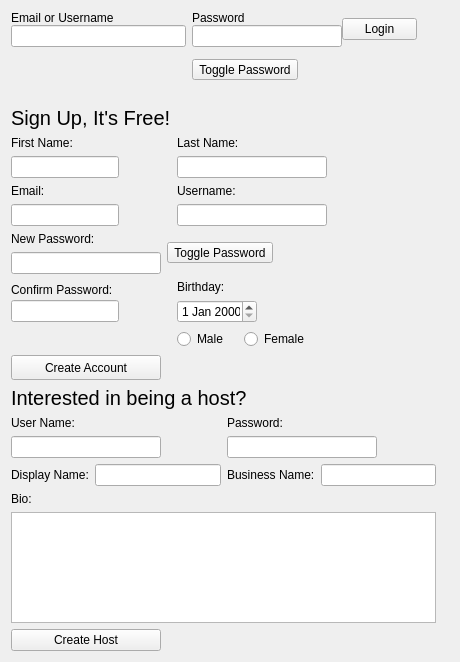
             <widget class="QWidget" name="tab_2">
              <attribute name="title">
               <string>Login or Sign Up</string>
              </attribute>
              <layout class="QGridLayout" name="gridLayout_3">
               <item row="0" column="0">
                <layout class="QGridLayout" name="gridLayout_2" columnstretch="0,30">
                 <property name="sizeConstraint">
                  <enum>QLayout::SetDefaultConstraint</enum>
                 </property>
                 <property name="rightMargin">
                  <number>0</number>
                 </property>
                 <item row="0" column="0">
                  <layout class="QFormLayout" name="formLayout_2">
                   <property name="verticalSpacing">
                    <number>12</number>
                   </property>
                   <item row="0" column="0">
                    <layout class="QVBoxLayout" name="verticalLayout_5">
                     <item>
                      <widget class="QLabel" name="LEmail">
                       <property name="text">
                        <string>Email or Username</string>
                       </property>
                      </widget>
                     </item>
                     <item>
                      <widget class="QLineEdit" name="usrName">
                       <property name="minimumSize">
                        <size>
                         <width>175</width>
                         <height>0</height>
                        </size>
                       </property>
                       <property name="maximumSize">
                        <size>
                         <width>200</width>
                         <height>35</height>
                        </size>
                       </property>
                      </widget>
                     </item>
                    </layout>
                   </item>
                   <item row="0" column="1">
                    <layout class="QHBoxLayout" name="horizontalLayout_3">
                     <item>
                      <layout class="QVBoxLayout" name="verticalLayout_6">
                       <item>
                        <widget class="QLabel" name="LPass">
                         <property name="text">
                          <string>Password</string>
                         </property>
                        </widget>
                       </item>
                       <item>
                        <widget class="QLineEdit" name="password">
                         <property name="minimumSize">
                          <size>
                           <width>150</width>
                           <height>0</height>
                          </size>
                         </property>
                         <property name="maximumSize">
                          <size>
                           <width>100</width>
                           <height>35</height>
                          </size>
                         </property>
                         <property name="echoMode">
                          <enum>QLineEdit::Password</enum>
                         </property>
                        </widget>
                       </item>
                      </layout>
                     </item>
                     <item>
                      <widget class="QPushButton" name="Login">
                       <property name="minimumSize">
                        <size>
                         <width>75</width>
                         <height>0</height>
                        </size>
                       </property>
                       <property name="maximumSize">
                        <size>
                         <width>75</width>
                         <height>16777215</height>
                        </size>
                       </property>
                       <property name="text">
                        <string>Login</string>
                       </property>
                      </widget>
                     </item>
                    </layout>
                   </item>
                   <item row="1" column="1">
                    <widget class="QToolButton" name="togglePassword">
                     <property name="text">
                      <string>Toggle Password</string>
                     </property>
                    </widget>
                   </item>
                  </layout>
                 </item>
                 <item row="3" column="0">
                  <layout class="QVBoxLayout" name="verticalLayout_21">
                   <item>
                    <widget class="QLabel" name="bio">
                     <property name="text">
                      <string>Bio:</string>
                     </property>
                    </widget>
                   </item>
                   <item>
                    <widget class="QTextEdit" name="hostBio">
                     <property name="minimumSize">
                      <size>
                       <width>425</width>
                       <height>111</height>
                      </size>
                     </property>
                     <property name="maximumSize">
                      <size>
                       <width>425</width>
                       <height>111</height>
                      </size>
                     </property>
                    </widget>
                   </item>
                   <item>
                    <widget class="QPushButton" name="createHost">
                     <property name="maximumSize">
                      <size>
                       <width>150</width>
                       <height>25</height>
                      </size>
                     </property>
                     <property name="text">
                      <string>Create Host</string>
                     </property>
                    </widget>
                   </item>
                  </layout>
                 </item>
                 <item row="1" column="1">
                  <widget class="QLabel" name="socialNet">
                   <property name="minimumSize">
                    <size>
                     <width>0</width>
                     <height>0</height>
                    </size>
                   </property>
                   <property name="layoutDirection">
                    <enum>Qt::RightToLeft</enum>
                   </property>
                   <property name="autoFillBackground">
                    <bool>false</bool>
                   </property>
                   <property name="text">
                    <string/>
                   </property>
                   <property name="pixmap">
                    <pixmap resource="../mobile-app/utilities.qrc">:/Utilities/social.jpg</pixmap>
                   </property>
                   <property name="alignment">
                    <set>Qt::AlignCenter</set>
                   </property>
                   <property name="margin">
                    <number>0</number>
                   </property>
                   <property name="indent">
                    <number>-1</number>
                   </property>
                  </widget>
                 </item>
                 <item row="1" column="0">
                  <layout class="QVBoxLayout" name="verticalLayout_22">
                   <property name="spacing">
                    <number>0</number>
                   </property>
                   <property name="rightMargin">
                    <number>0</number>
                   </property>
                   <item>
                    <layout class="QFormLayout" name="formLayout">
                     <property name="horizontalSpacing">
                      <number>6</number>
                     </property>
                     <property name="verticalSpacing">
                      <number>6</number>
                     </property>
                     <property name="topMargin">
                      <number>20</number>
                     </property>
                     <property name="bottomMargin">
                      <number>0</number>
                     </property>
                     <item row="0" column="0">
                      <widget class="QLabel" name="signUpFee">
                       <property name="font">
                        <font>
                         <pointsize>15</pointsize>
                        </font>
                       </property>
                       <property name="text">
                        <string>Sign Up, It's Free!</string>
                       </property>
                       <property name="scaledContents">
                        <bool>false</bool>
                       </property>
                      </widget>
                     </item>
                     <item row="1" column="0">
                      <layout class="QVBoxLayout" name="verticalLayout_7">
                       <item>
                        <widget class="QLabel" name="SUFName">
                         <property name="text">
                          <string>First Name:</string>
                         </property>
                        </widget>
                       </item>
                       <item>
                        <widget class="QLineEdit" name="lineEdit_FN">
                         <property name="maximumSize">
                          <size>
                           <width>150</width>
                           <height>16777215</height>
                          </size>
                         </property>
                        </widget>
                       </item>
                      </layout>
                     </item>
                     <item row="1" column="1">
                      <layout class="QVBoxLayout" name="verticalLayout_8">
                       <item>
                        <widget class="QLabel" name="SULName">
                         <property name="text">
                          <string>Last Name:</string>
                         </property>
                        </widget>
                       </item>
                       <item>
                        <widget class="QLineEdit" name="lineEdit_LN">
                         <property name="maximumSize">
                          <size>
                           <width>150</width>
                           <height>16777215</height>
                          </size>
                         </property>
                        </widget>
                       </item>
                      </layout>
                     </item>
                     <item row="2" column="0">
                      <layout class="QVBoxLayout" name="verticalLayout_9">
                       <item>
                        <widget class="QLabel" name="SUEmail">
                         <property name="text">
                          <string>Email:</string>
                         </property>
                        </widget>
                       </item>
                       <item>
                        <widget class="QLineEdit" name="newEmail">
                         <property name="maximumSize">
                          <size>
                           <width>150</width>
                           <height>16777215</height>
                          </size>
                         </property>
                        </widget>
                       </item>
                      </layout>
                     </item>
                     <item row="2" column="1">
                      <layout class="QVBoxLayout" name="verticalLayout_16">
                       <item>
                        <widget class="QLabel" name="usrNameLabel">
                         <property name="text">
                          <string>Username:</string>
                         </property>
                        </widget>
                       </item>
                       <item>
                        <widget class="QLineEdit" name="newUsrName">
                         <property name="maximumSize">
                          <size>
                           <width>150</width>
                           <height>16777215</height>
                          </size>
                         </property>
                        </widget>
                       </item>
                      </layout>
                     </item>
                     <item row="3" column="0" colspan="2">
                      <layout class="QHBoxLayout" name="horizontalLayout_6">
                       <item>
                        <layout class="QVBoxLayout" name="verticalLayout_10">
                         <item>
                          <widget class="QLabel" name="SUPass">
                           <property name="text">
                            <string>New Password:</string>
                           </property>
                          </widget>
                         </item>
                         <item>
                          <widget class="QLineEdit" name="newPass">
                           <property name="maximumSize">
                            <size>
                             <width>150</width>
                             <height>16777215</height>
                            </size>
                           </property>
                           <property name="echoMode">
                            <enum>QLineEdit::Password</enum>
                           </property>
                          </widget>
                         </item>
                        </layout>
                       </item>
                       <item>
                        <widget class="QToolButton" name="togglePassword2">
                         <property name="text">
                          <string>Toggle Password</string>
                         </property>
                        </widget>
                       </item>
                      </layout>
                     </item>
                     <item row="4" column="0">
                      <layout class="QVBoxLayout" name="verticalLayout_12">
                       <property name="spacing">
                        <number>0</number>
                       </property>
                       <item>
                        <widget class="QLabel" name="confirmPasslabel">
                         <property name="minimumSize">
                          <size>
                           <width>0</width>
                           <height>0</height>
                          </size>
                         </property>
                         <property name="maximumSize">
                          <size>
                           <width>16777215</width>
                           <height>20</height>
                          </size>
                         </property>
                         <property name="text">
                          <string>Confirm Password:</string>
                         </property>
                        </widget>
                       </item>
                       <item>
                        <widget class="QLineEdit" name="confirmPass">
                         <property name="maximumSize">
                          <size>
                           <width>150</width>
                           <height>16777215</height>
                          </size>
                         </property>
                         <property name="echoMode">
                          <enum>QLineEdit::Password</enum>
                         </property>
                        </widget>
                       </item>
                      </layout>
                     </item>
                     <item row="4" column="1">
                      <layout class="QVBoxLayout" name="verticalLayout_11">
                       <property name="rightMargin">
                        <number>125</number>
                       </property>
                       <item>
                        <widget class="QLabel" name="BDay">
                         <property name="text">
                          <string>Birthday:</string>
                         </property>
                        </widget>
                       </item>
                       <item>
                        <widget class="QDateEdit" name="dateEdit">
                         <property name="maximumSize">
                          <size>
                           <width>80</width>
                           <height>16777215</height>
                          </size>
                         </property>
                        </widget>
                       </item>
                       <item>
                        <layout class="QHBoxLayout" name="horizontalLayout_4">
                         <property name="spacing">
                          <number>0</number>
                         </property>
                         <property name="rightMargin">
                          <number>0</number>
                         </property>
                         <item>
                          <widget class="QRadioButton" name="malebutt">
                           <property name="text">
                            <string>Male</string>
                           </property>
                          </widget>
                         </item>
                         <item>
                          <widget class="QRadioButton" name="febutt">
                           <property name="text">
                            <string>Female</string>
                           </property>
                          </widget>
                         </item>
                        </layout>
                       </item>
                      </layout>
                     </item>
                     <item row="6" column="0">
                      <widget class="QPushButton" name="SignUp">
                       <property name="minimumSize">
                        <size>
                         <width>150</width>
                         <height>25</height>
                        </size>
                       </property>
                       <property name="maximumSize">
                        <size>
                         <width>150</width>
                         <height>25</height>
                        </size>
                       </property>
                       <property name="text">
                        <string>Create Account</string>
                       </property>
                      </widget>
                     </item>
                    </layout>
                   </item>
                  </layout>
                 </item>
                 <item row="2" column="0">
                  <layout class="QGridLayout" name="gridLayout">
                   <item row="0" column="0" colspan="2">
                    <widget class="QLabel" name="interestedHost">
                     <property name="font">
                      <font>
                       <pointsize>15</pointsize>
                      </font>
                     </property>
                     <property name="text">
                      <string>Interested in being a host?</string>
                     </property>
                    </widget>
                   </item>
                   <item row="2" column="1">
                    <widget class="QLineEdit" name="passwordHostEd">
                     <property name="maximumSize">
                      <size>
                       <width>150</width>
                       <height>16777215</height>
                      </size>
                     </property>
                     <property name="echoMode">
                      <enum>QLineEdit::Password</enum>
                     </property>
                    </widget>
                   </item>
                   <item row="1" column="1">
                    <widget class="QLabel" name="passwordHost">
                     <property name="text">
                      <string>Password:</string>
                     </property>
                    </widget>
                   </item>
                   <item row="1" column="0">
                    <widget class="QLabel" name="userNameHost">
                     <property name="text">
                      <string>User Name:</string>
                     </property>
                    </widget>
                   </item>
                   <item row="2" column="0">
                    <widget class="QLineEdit" name="userNameHostEd">
                     <property name="maximumSize">
                      <size>
                       <width>150</width>
                       <height>16777215</height>
                      </size>
                     </property>
                    </widget>
                   </item>
                   <item row="3" column="1">
                    <layout class="QHBoxLayout" name="horizontalLayout_9">
                     <item>
                      <widget class="QLabel" name="businessName">
                       <property name="text">
                        <string>Business Name:</string>
                       </property>
                      </widget>
                     </item>
                     <item>
                      <widget class="QLineEdit" name="hostBusiness">
                       <property name="maximumSize">
                        <size>
                         <width>150</width>
                         <height>16777215</height>
                        </size>
                       </property>
                      </widget>
                     </item>
                    </layout>
                   </item>
                   <item row="3" column="0">
                    <layout class="QHBoxLayout" name="horizontalLayout_8">
                     <item>
                      <widget class="QLabel" name="hostName">
                       <property name="text">
                        <string>Display Name:</string>
                       </property>
                      </widget>
                     </item>
                     <item>
                      <widget class="QLineEdit" name="hostDisplay">
                       <property name="maximumSize">
                        <size>
                         <width>150</width>
                         <height>16777215</height>
                        </size>
                       </property>
                      </widget>
                     </item>
                    </layout>
                   </item>
                  </layout>
                 </item>
                </layout>
               </item>
              </layout>
             </widget>
